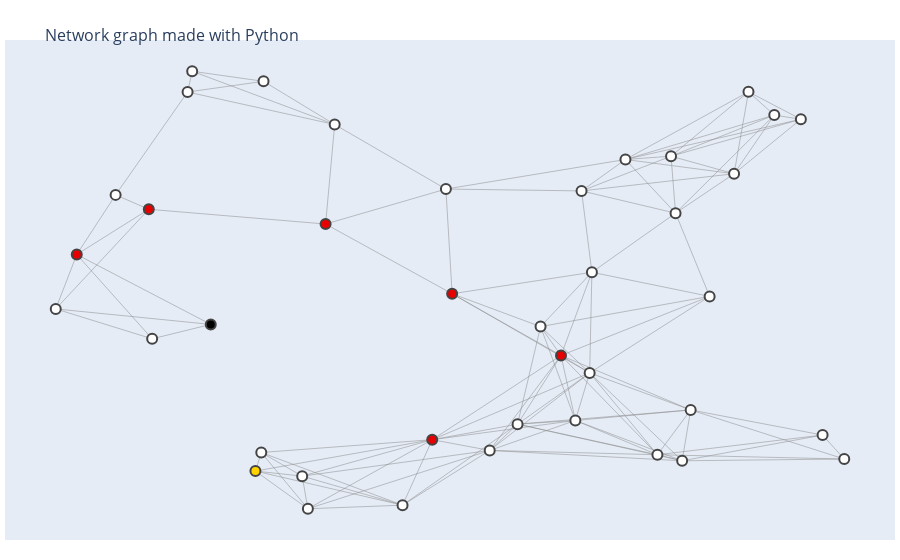

The notebook cell saved with this chart:
### Code cell
start = 8
goal = 11
planner = PathPlanner(map_40, start, goal)
show_map(map_40,start, goal, planner.path)
print(f"minimum cost to reach from {start} to {goal} = {planner.cost :0.4f}")
print(f"Path: {planner.path}")

### Figure 1 — Plotly figure (JSON) as saved in the notebook; plotly's stock layout.template omitted (floating-point values rounded to 4 significant figures; data arrays with more than 128 entries replaced by an {"elided": "..."} marker saying what was removed)
{"data": [{"hoverinfo": "none", "line": {"color": "#888", "width": 0.5}, "mode": "lines", "type": "scatter", "x": {"elided": "369 float values"}, "y": {"elided": "369 float values"}}, {"hoverinfo": "text", "marker": {"color": [0, 0, 0, 0, 0, 0, 0, 0, 3, 0, 0, 1, 2, 0, 2, 2, 2, 2, 0, 0, 0, 0, 0, 0, 0, 0, 0, 0, 0, 0, 0, 0, 0, 0, 0, 0, 0, 2, 0, 0], "colorbar": {"thickness": 15, "title": {"side": "right", "text": "Node Connections"}, "xanchor": "left"}, "colorscale": [[0, "rgb(0,0,0)"], [0.3333, "rgb(230,0,0)"], [0.6667, "rgb(255,210,0)"], [1, "rgb(255,255,255)"]], "line": {"width": 2}, "reversescale": true, "showscale": false, "size": 10}, "mode": "markers", "text": ["Intersection 0", "Intersection 1", "Intersection 2", "Intersection 3", "Intersection 4", "Intersection 5", "Intersection 6", "Intersection 7", "Intersection 8", "Intersection 9", "Intersection 10", "Intersection 11", "Intersection 12", "Intersection 13", "Intersection 14", "Intersection 15", "Intersection 16", "Intersection 17", "Intersection 18", "Intersection 19", "Intersection 20", "Intersection 21", "Intersection 22", "Intersection 23", "Intersection 24", "Intersection 25", "Intersection 26", "Intersection 27", "Intersection 28", "Intersection 29", "Intersection 30", "Intersection 31", "Intersection 32", "Intersection 33", "Intersection 34", "Intersection 35", "Intersection 36", "Intersection 37", "Intersection 38", "Intersection 39"], "type": "scatter", "x": [0.7802, 0.525, 0.8085, 0.2599, 0.7354, 0.09089, 0.314, 0.6825, 0.2013, 0.8552, 0.7582, 0.2531, 0.4814, 0.9112, 0.04581, 0.4583, 0.1294, 0.6077, 0.7196, 0.886, 0.4238, 0.8252, 0.4742, 0.2625, 0.9364, 0.6243, 0.5573, 0.7483, 0.6436, 0.3451, 0.02142, 0.641, 0.1744, 0.1333, 0.584, 0.3074, 0.7406, 0.3345, 0.1797, 0.6315], "y": [0.4947, 0.1495, 0.7696, 0.1449, 0.809, 0.7223, 0.01876, 0.8016, 0.432, 0.9011, 0.2403, 0.1032, 0.5006, 0.1839, 0.5887, 0.1736, 0.69, 0.3623, 0.1399, 0.8919, 0.02677, 0.9533, 0.7353, 0.9768, 0.1302, 0.2167, 0.2084, 0.1263, 0.5489, 0.88, 0.4666, 0.3233, 0.9529, 0.3997, 0.427, 0.09187, 0.6813, 0.6569, 0.9994, 0.7312]}], "layout": {"hovermode": "closest", "margin": {"b": 20, "l": 5, "r": 5, "t": 40}, "showlegend": false, "title": {"font": {"size": 16}, "text": "<br>Network graph made with Python"}, "xaxis": {"showgrid": false, "showticklabels": false, "zeroline": false}, "yaxis": {"showgrid": false, "showticklabels": false, "zeroline": false}}}
